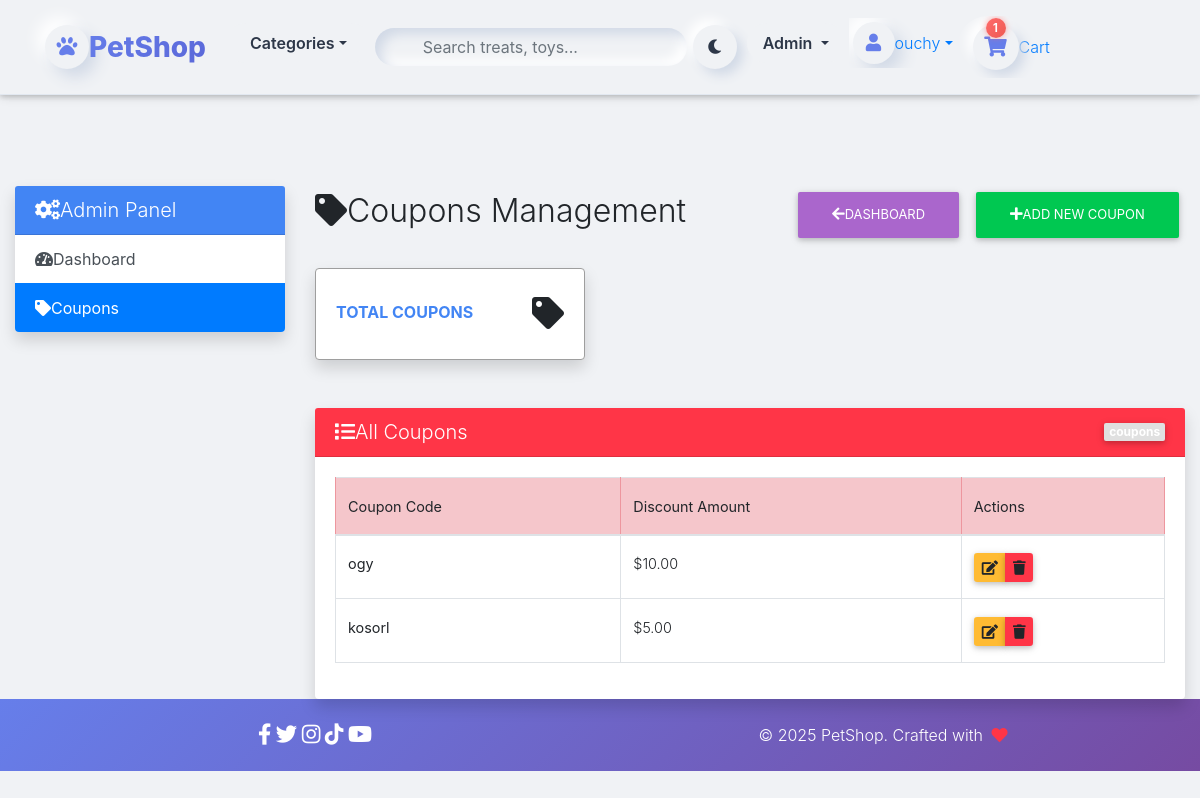
/dashboard/coupons/ (signed in), run on the app's committed database.
### core/models.py (models this page shows, shortened)
class Coupon(models.Model):
    code = models.CharField(max_length=15)
    amount = models.FloatField()

### core/views.py (the view)
# urls.py: path('dashboard/coupons/', AdminCouponListView.as_view(), name='admin-coupon-list'),
@method_decorator(staff_member_required, name='dispatch')
class AdminCouponListView(ListView):
    model = Coupon
    template_name = 'admin_coupon_list.html'
    context_object_name = 'coupons'
    paginate_by = 20
    ordering = ['-id']

### core/templatetags/cart_template_tags.py (called while the page is built)
@register.filter
def cart_item_count(user):
    if user.is_authenticated:
        qs = Order.objects.filter(user=user, ordered=False)
        if qs.exists():
            return qs[0].items.count()
    return 0

### templates/admin_coupon_list.html (shortened to what this page needs)
{% extends "base.html" %}
{% block content %}
<div class="container-fluid mt-4">
    <div class="row">
        <div class="col-md-3 mb-4">
            <div class="card shadow">
                <div class="card-header bg-primary text-white">
                    <h5 class="mb-0"><i class="fas fa-cogs me-2"></i>Admin Panel</h5>
                </div>
                <div class="list-group list-group-flush">
                    <a href="{% url 'core:admin-dashboard' %}" class="list-group-item list-group-item-action">
                        <i class="fas fa-tachometer-alt me-2"></i>Dashboard
                    </a>
                    <a href="{% url 'core:admin-coupon-list' %}" class="list-group-item list-group-item-action active">
                        <i class="fas fa-tag me-2"></i>Coupons
                    </a>
                </div>
            </div>
        </div>
        <div class="col-md-9">
            <div class="d-flex justify-content-between align-items-center mb-4">
                <h2><i class="fas fa-tag me-2"></i>Coupons Management</h2>
                <div>
                    <a href="{% url 'core:admin-dashboard' %}" class="btn btn-secondary me-2">
                        <i class="fas fa-arrow-left me-2"></i>Dashboard
                    </a>
                    <a href="{% url 'core:admin-coupon-create' %}" class="btn btn-success">
                        <i class="fas fa-plus me-2"></i>Add New Coupon
                    </a>
                </div>
            </div>
            <div class="row mb-4">
                <div class="col-xl-4 col-md-6 mb-4">
                    <div class="card border-left-primary shadow h-100 py-2">
                        <div class="card-body">
                            <div class="row no-gutters align-items-center">
                                <div class="col mr-2">
                                    <div class="text-xs font-weight-bold text-primary text-uppercase mb-1">Total Coupons</div>
                                </div>
                                <div class="col-auto">
                                    <i class="fas fa-tag fa-2x text-gray-300"></i>
                                </div>
                            </div>
                        </div>
                    </div>
                </div>
            </div>
            <div class="card shadow">
                <div class="card-header bg-danger text-white d-flex justify-content-between align-items-center">
                    <h5 class="mb-0"><i class="fas fa-list me-2"></i>All Coupons</h5>
                    <span class="badge bg-light text-dark">{{ coupons.paginator.count }} coupons</span>
                </div>
                <div class="card-body">
                    {% if coupons %}
                    <div class="table-responsive">
                        <table class="table table-bordered table-hover">
                            <thead class="table-danger">
                                <tr>
                                    <th>Coupon Code</th>
                                    <th>Discount Amount</th>
                                    <th>Actions</th>
                                </tr>
                            </thead>
                            <tbody>
                                {% for coupon in coupons %}
                                <tr>
                                    <td>
                                        <strong>{{ coupon.code }}</strong>
                                    </td>
                                    <td>${{ coupon.amount|floatformat:2 }}</td>
                                    <td>
                                        <div class="btn-group btn-group-sm">
                                            <a href="{% url 'core:admin-coupon-update' coupon.id %}" class="btn btn-warning" title="Edit">
                                                <i class="fas fa-edit"></i>
                                            </a>
                                            <a href="{% url 'core:admin-coupon-delete' coupon.id %}" class="btn btn-danger" title="Delete">
                                                <i class="fas fa-trash"></i>
                                            </a>
                                        </div>
                                    </td>
                                </tr>
                                {% endfor %}
                            </tbody>
                        </table>
                    </div>
                    {% endif %}
                </div>
            </div>
        </div>
    </div>
</div>
{% endblock %}

### templates/navbar.html (shortened to what this page needs)
{% load cart_template_tags %}
{% load static %}
<nav class="navbar navbar-expand-lg fixed-top neu-navbar" id="mainNavbar">
  <div class="container">
    <a class="navbar-brand d-flex align-items-center fw-bold text-decoration-none" href="{% url 'core:home' %}">
      <div class="logo-neu rounded-circle d-flex align-items-center justify-content-center me-3 shadow-neu">
        <i class="fas fa-paw"></i>
      </div>
      <span class="brand-text">
        <span class="text-primary">Pet</span><span class="text-dark">Shop</span>
      </span>
    </a>
    <div class="collapse navbar-collapse" id="navbarContent">
      <ul class="navbar-nav me-auto mb-2 mb-lg-0">
        <li class="nav-item dropdown dropdown-hover">
          <a class="nav-link dropdown-toggle neu-link d-flex align-items-center px-4 py-2 rounded-pill"
             href="#" role="button" data-bs-toggle="dropdown" data-bs-auto-close="outside">
            Categories
          </a>
        </li>
      </ul>
      <form class="d-flex me-3 position-relative" method="GET" action="{% url 'core:home' %}">
        <div class="search-neu-wrapper">
          <input type="text" class="form-control search-neu-input" name="q"
                 placeholder="Search treats, toys..." value="{{ request.GET.q }}">
        </div>
      </form>
      <ul class="navbar-nav align-items-center">
        <li class="nav-item me-3">
          <button id="themeToggle" class="btn shadow-neu rounded-circle p-2 d-flex align-items-center justify-content-center">
            <i class="fas fa-moon"></i>
          </button>
        </li>
        {% if request.user.is_staff %}
        <li class="nav-item dropdown dropdown-hover me-2">
          <a class="nav-link dropdown-toggle neu-link px-3 py-2 rounded-pill text-warning"
             href="#" role="button" data-bs-toggle="dropdown" data-bs-auto-close="outside">
            Admin
          </a>
        </li>
        {% endif %}
        {% if request.user.is_authenticated %}
        <li class="nav-item dropdown dropdown-hover me-3">
          <a class="nav-link dropdown-toggle d-flex align-items-center p-1" href="#" role="button" data-bs-toggle="dropdown" data-bs-auto-close="outside">
            <div class="user-avatar-neu rounded-circle shadow-neu d-flex align-items-center justify-content-center">
              <i class="fas fa-user"></i>
            </div>
            <span class="d-none d-lg-inline fw-medium ms-2">{{ user.username }}</span>
          </a>
        </li>
<li class="nav-item">
  <a href="{% url 'core:order-summary' %}"
     class="nav-link position-relative d-flex align-items-center px-3 py-2 neu-cart-link rounded-pill">
    <div class="cart-icon-neu position-relative d-flex align-items-center justify-content-center">
      <i class="fas fa-shopping-cart"></i>
      {% with cart_count=request.user|cart_item_count %}
        {% if cart_count > 0 %}
        <span class="cart-badge-neu">{{ cart_count }}</span>
        {% endif %}
      {% endwith %}
    </div>
    <span class="d-none d-lg-inline fw-semibold ms-2">Cart</span>
  </a>
</li>
        {% else %}
        <li class="nav-item me-2"><a class="nav-link neu-link px-4 py-2 rounded-pill" href="{% url 'account_login' %}">Login</a></li>
        <li class="nav-item"><a class="btn neu-btn-primary rounded-pill px-4 py-2 shadow-neu" href="{% url 'account_signup' %}">Sign Up</a></li>
        {% endif %}
      </ul>
    </div>
  </div>
</nav>
<div style="height: 90px;"></div>

### templates/base.html (style rules this page uses)
html, body, header, .carousel { height: 60vh; }

### templates/navbar.html (style rules this page uses)
:root { --bg: #f0f2f5; --card: #ffffff; --text: #2d3748; --text-muted: #718096; --primary: #667eea; --primary-dark: #5a67d8; --shadow-light: #ffffff; --shadow-dark: #d1d9e6; --border: #e2e8f0; }
* { transition: background .4s, color .4s, border .4s, box-shadow .4s; }
body, html { background: var(--bg); color: var(--text); font-family: 'Inter', sans-serif; }
.neu-navbar { background: var(--bg); backdrop-filter: blur(12px); border-bottom: 1px solid var(--border); padding: 1rem 0; z-index: 1050; }
.shadow-neu { background: var(--bg); box-shadow: 8px 8px 16px var(--shadow-dark), -8px -8px 16px var(--shadow-light); }
.logo-neu { width: 44px; height: 44px; font-size: 1.3rem; color: var(--primary); }
.brand-text { font-size: 1.75rem; font-weight: 800; background: linear-gradient(135deg, var(--primary), var(--primary-dark)); -webkit-background-clip: text; -webkit-text-fill-color: transparent; }
.neu-link { background: var(--bg); color: var(--text) !important; font-weight: 600; border-radius: 50px; margin: 0 4px; padding: .5rem 1rem; }
.dropdown-hover { position: relative; padding-bottom: 8px; }
.search-neu-wrapper { position: relative; min-width: 300px; }
.search-neu-input { background: var(--bg); border: none; border-radius: 50px; padding: .75rem 1rem .75rem 3rem; color: var(--text); box-shadow: inset 6px 6px 12px var(--shadow-dark), inset -6px -6px 12px var(--shadow-light); }
.user-avatar-neu, .cart-icon-neu { width: 42px; height: 42px; background: var(--bg); color: var(--primary); font-size: 1.1rem; border-radius: 50%; }
.cart-badge-neu { font-size: .65rem; font-weight:700; min-width:20px; height:20px; background: linear-gradient(135deg,#ff6b6b,#ee5a52); }
#themeToggle { width: 44px; height: 44px; background: var(--bg); color: var(--text); border: none; border-radius: 50%; box-shadow: 6px 6px 12px var(--shadow-dark), -6px -6px 12px var(--shadow-light); }
.cart-icon-neu { width: 46px; height: 46px; background: var(--bg); border-radius: 50%; font-size: 1.25rem; color: var(--primary); box-shadow: 6px 6px 12px var(--shadow-dark), -6px -6px 12px var(--shadow-light); position: relative; transition: all 0.3s ease; }
.cart-badge-neu { position: absolute; top: -6px; left: 50%; transform: translateX(-50%); font-size: 0.7rem; font-weight: 700; min-width: 20px; height: 20px; display: flex; align-items: center; justify-content: center; border-radius: 50%; color: #fff; background: linear-gradient(135deg, #ff6b6b, #ee5a52); box-shadow: 0 0 6px rgba(255, 107, 107, 0.6); animation: cartPulse 1.5s infinite ease-in-out; }

### data on the page
Coupon: code "ogy", amount "10.00"
Coupon: code "kosorl", amount "5.00"

### other printed values
{{ user.username }} "ouchy"
{{ cart_count }} "1"
